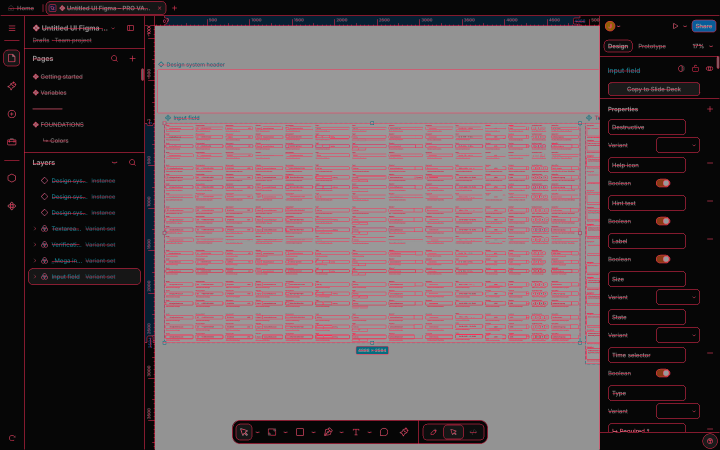
#> input picture plans/reports/anatomy-075-evidence/overlay-075.png, 1440 x 900 px (shown at 1/2 size)
$ python -i anatomy_trace.py   (imports and definitions only)
#> lines starting #> are read from the running program, lines starting #| are printed output that depends on the picture; after the words box and inside, x2 and y2 are one past the last pixel; in counts of white or black regions, pixels touching at a corner belong together
#> further down, picture is the input picture: PIL image 1440x900 RGB; mean R, G, B 96.7, 84.1, 87.1
#!/usr/bin/env python3
"""Trace a Studio render into the six hairline drawings of the homepage "anatomy" scene.

  python3 scripts/anatomy_trace.py RENDER.png --out docs/images/v2/anatomy \\
      [--source TEXT] [--webp FILE] [--log FILE] [--evidence DIR --chrome PATH]

RENDER.png is a 2880x1800 `designos-studio --screenshot --scale 2` capture of a 1440x900 window.
Output: file.svg canvas.svg layers.svg inspector.svg rail.svg chrome.svg plus anatomy.json (the files
docs/assets/v2-anatomy.js loads). Needs Python 3 and Pillow; numpy is not used. The run is
deterministic: the same render gives byte-identical files.

Method
  1. Edges. Two detectors on the colour channels. Thick: the 3x3 range of each channel, so a step edge is
     2 px wide and a 2 px border 4 px. Thin: a pixel differs from its right or lower neighbour, so a step
     is 1 px and two features 2 px apart stay apart. Thick is used everywhere except inside the document
     (the viewport interior, minus the tool bar and the selection overlay), which is drawn at 17% zoom, where
     text, borders and fields are 1-2 px and thick edges would fuse a label to its field. An edge counts at
     >= EDGE_T (12 levels). A fainter edge (>= FAINT_T, 8: the 245 page against a 255 frame) counts only
     when its skeleton runs >= FAINT_MIN px, so frame outlines survive and antialiasing halos do not.
  2. Structure map. Each edge map is thinned to a 1 px, 8-connected skeleton (Zhang-Suen, then an L-corner
     pass, both 3x3 LUTs run by Pillow). A 2 px border thins to its centre line. A skeleton pixel (x, y)
     becomes the lattice vertex (x + 1, y + 1): the centre of an even-width band is a pixel boundary. Every
     vertex is an integer source px, i.e. a multiple of 0.5 logical px.
  3. Splits. Borders are measured, never hard-coded: a 2 px line whose two edges cross >= 85% of the window
     is a border. The four full-height ones are, left to right, the rail, the Layers panel, the vertical
     ruler and the inspector; the full-width ones are the tab bar bottom and the horizontal ruler bottom.
     A border belongs to the panel whose edge it is.
  4. Layers by vertex position: chrome (tab bar), rail, layers (Pages and Layers), inspector, canvas
     (rulers, tool bar, selection overlay) and file (the document inside the viewport). Inside the
     viewport a stroke is canvas when it lies within CYAN_R px of the overlay cyan (selection box, handles,
     frame names, size pill) or in the tool bar, else file. Every skeleton pixel is assigned once, so the
     six maps never overlap.
  5. Text. Per layer, straight runs >= LINE_MIN (200) px (borders, dividers) are set aside so a label touching a
     border is still found. A skeleton component is a text candidate when it fits a line of text (<= 34 px
     across, <= 200 along; <= 12 across in the document), is not an icon (a near-square blob >= 22 px, or
     >= 30 x 28), a tick (thin and >= 24 long) or an outlined field (skeleton on all four sides of its box).
     Candidates on one line, no further apart than 0.95 of the glyph height (0.6 in the document), join
     into a run. Two or more candidates, or one component at least 2.2x as long as it is tall, are a text
     run. The vertical ruler's rotated numbers are grouped along y. A run is ONE bar at its pixel-weighted
     centre line, from its first to its last ink. A lone glyph or icon stays an outline.
  6. Shapes. The remaining skeleton is traced into chains that meet at junctions (a pixel whose 8-ring
     has >= 3 runs), simplified with Douglas-Peucker (0.5 source px; 0.8 in the document) and axis snapped
     (a segment whose cross-axis step is <= 1 px becomes exactly horizontal or vertical). Components under
     3 px are dropped.
  7. Gate. Recall and precision of the rasterised drawing against the structure map (text runs collapsed
     to their bars), with a 2 px Chebyshev tolerance, as specified; the same with the drawing shifted 6 px,
     to show the metric reacts; and an independent check against a Sobel gradient of the render.
     Layers never overlap: the maps by construction, the rasterised strokes by measurement.

Coordinates in the SVGs are logical px (viewBox 0 0 1440 900), relative `l` segments, stroke 1.
"""

from __future__ import annotations

import argparse
import hashlib
import json
import re
import subprocess
import sys
import tempfile
from pathlib import Path

from PIL import Image, ImageChops, ImageDraw, ImageFilter, ImageMorph

SRC = 2                                   # source px per logical px
W, H = 2880, 1800
VIEW = (1440, 900)
EDGE_T = 12                               # channel step (thick: 3x3 range) that makes an edge pixel
FAINT_T, FAINT_MIN = 8, 60                # a fainter edge (the 245 vs 255 page and frame fill) counts only as a long line
CYAN = (6, 182, 212)                      # the selection overlay colour (#06B6D4)
CYAN_TOL, CYAN_R = 40, 3
DP_EPS, DOC_DP_EPS = 0.5, 0.8              # Douglas-Peucker tolerance, source px; the 17% document needs no round corners
TOL = 2                                   # recall/precision tolerance, source px (Chebyshev)
SHIFT = 6                                 # shifted-drawing sensitivity test
SOBEL_STRONG, SOBEL_VISIBLE = 15, 6       # independent check: a strong edge (recall) and any visible edge (precision), grey levels
GLYPH_MAX, WORD_MAX, ICON_ACROSS, ICON_ALONG = 34, 200, 30, 28    # candidate size limits, source px
ICON_SQUARE, ICON_ASPECT = 22, 1.25                                # a squarish blob this big is an icon
BOX_FRAC, BOX_ALONG, TICK_ACROSS, WORD_ASPECT, WORD_ACROSS = 0.8, 40, 24, 2.2, 4
GAP_RATIO, GAP_MIN, GAP_SCAN = 0.95, 4, 40
DOC_GLYPH_MAX, DOC_GAP_RATIO = 12, 0.6          # the document is drawn at 17% zoom: its text is under 12 px tall
LINE_MIN = 200                            # a straight run this long is a border or divider, not part of a glyph
BAND = 16                                 # line bucket height for the run search
SPECK = 3                                 # skeleton components below this are dropped
LAYERS = ("file", "canvas", "layers", "inspector", "rail", "chrome")  # bottom to top, as v2-anatomy.js
LABELS = {"file": "The .fig document", "canvas": "Canvas", "layers": "Layers panel",
          "inspector": "Inspector", "rail": "Agents rail", "chrome": "Window chrome"}
COLOURS = {"file": "#ffd60a", "canvas": "#30d5c8", "layers": "#ff453a",
           "inspector": "#0a84ff", "rail": "#bf5af2", "chrome": "#32d74b"}

OFFS = [(dx, dy) for dy in (-1, 0, 1) for dx in (-1, 0, 1) if dx or dy]
# [1 line not run here, left out]
OFF8 = [(dy << 12) + dx for dx, dy in OFFS]
DIR = {(dy << 12) + dx: (dx, dy) for dx, dy in OFFS}


# ---------------------------------------------------------------- structure map
# [18 lines left out: functions edge_band, edge_marks, not called in this run]


def _frame_off(mask: Image.Image) -> Image.Image:
    ImageDraw.Draw(mask).rectangle((0, 0, W - 1, H - 1), outline=0)    # the morph LUT skips the frame
    return mask


def _bits(i):
    b = [(i >> j) & 1 for j in range(9)]       # row-major 3x3, bit 4 is the centre
    return b[4], [b[1], b[2], b[5], b[8], b[7], b[6], b[3], b[0]]      # centre, N NE E SE S SW W NW


# [34 lines left out: functions _zhang_suen_luts, _corner_lut, skeletonize, not called in this run]


def keys_of(mask: Image.Image) -> list[int]:
    return [(m.start() // W << 12) | (m.start() % W) for m in re.finditer(b"\xff", mask.tobytes())]


# [18 lines left out: functions skeleton_map, structure_keys, not called in this run]


# ---------------------------------------------------------------- splits
def _border_pairs(counts: list[int], lo: int, hi: int, frac: float) -> list[int]:
    thr = frac * 255
    return [e for e in range(lo, hi - 2) if counts[e] >= thr and counts[e + 2] >= thr]


def _edge_counts(im: Image.Image, axis: str, box) -> list[int]:
    """Per row ('y') or column ('x'): the share of the box, 0-255, where a pixel differs from the one before."""
    prev = ImageChops.offset(im, 0, 1) if axis == "y" else ImageChops.offset(im, 1, 0)
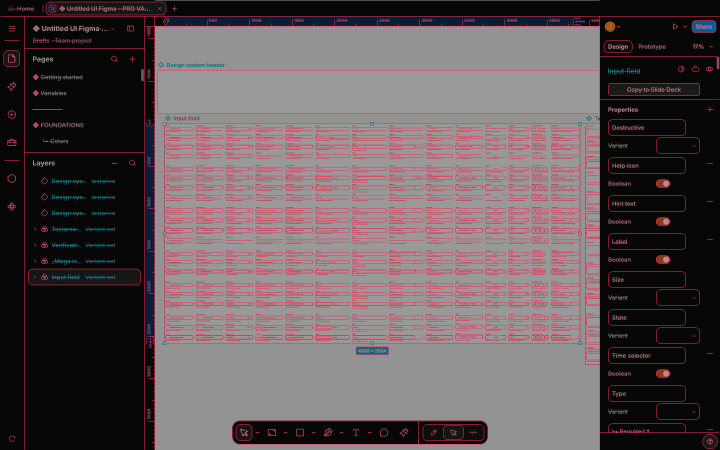
#> prev: PIL image 1440x900 RGB (shown at 1/2 size); mean R, G, B 96.7, 84.1, 87.1
    d = ImageChops.difference(im, prev)
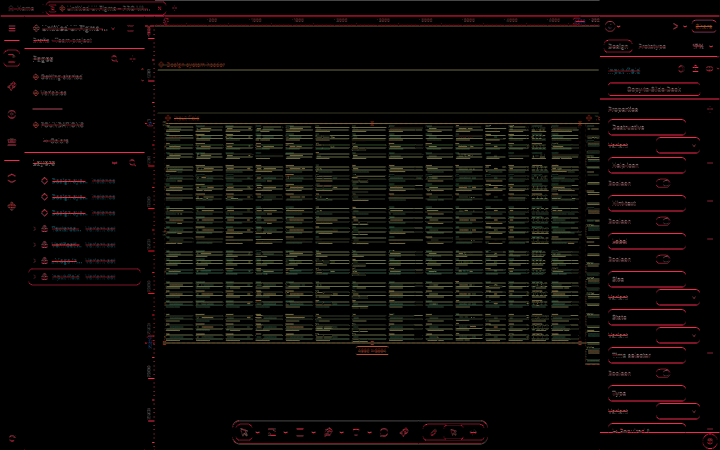
#> d: PIL image 1440x900 RGB (shown at 1/2 size); mean R, G, B 11.8, 9, 6.9
    m = ImageChops.lighter(ImageChops.lighter(*d.split()[:2]), d.split()[2]).point([255 if v >= EDGE_T else 0 for v in range(256)])
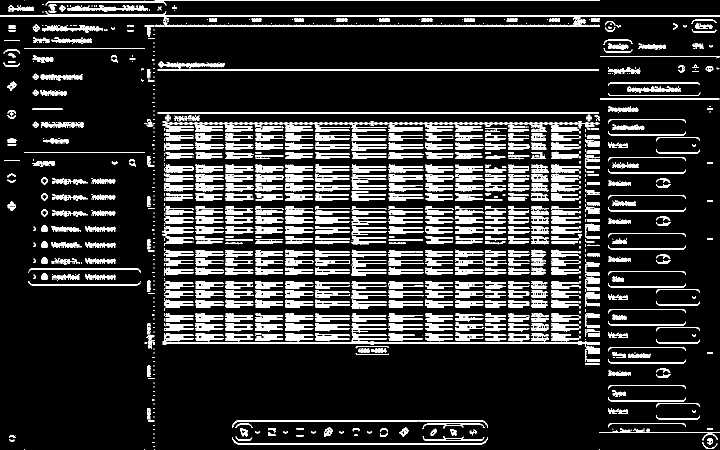
#> m: PIL image 1440x900 L (shown at 1/2 size); 13.8% white in thin lines or dots
    m = m.crop(box)
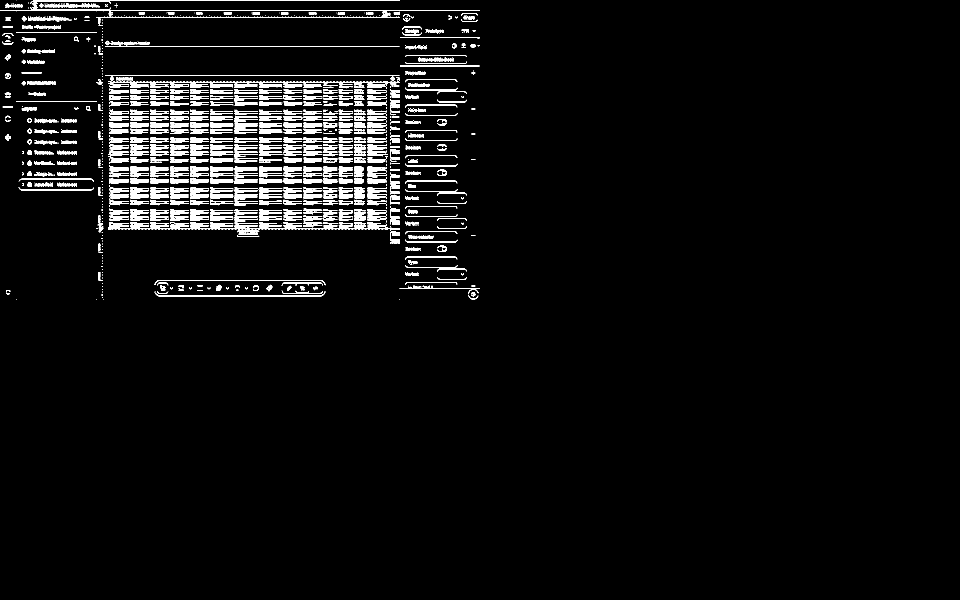
#> m: PIL image 2880x1800 L (shown at 1/3 size); 3.5% white in thin lines or dots, all inside (x1, y1, x2, y2) = (0, 0, 1440, 900)
    m = m.resize((1, m.height), Image.BOX) if axis == "y" else m.resize((m.width, 1), Image.BOX)
    return list(m.tobytes())


def measure_splits(im: Image.Image) -> dict:
    rows = [0] * H
    for y, v in enumerate(_edge_counts(im, "y", (0, 0, W, H))):
        rows[y] = v
#> this loop made 1800 passes
#> v on passes 1 to 3: 79, 0, 20
#> after the loop, rows = 1800 values, max 127 at index 31, min 0 at index 1, mean 8.81
    chrome = _border_pairs(rows, 20, 400, 0.85)
#> chrome = []
    if not chrome:
#> (the run stopped early here; a loop or call above may not have finished)
